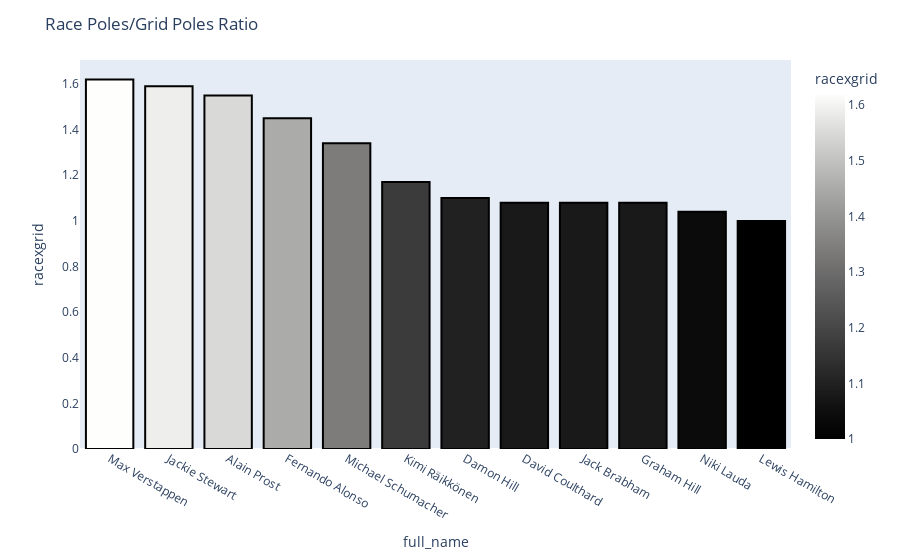

The notebook cell saved with this chart:
### Code cell
df = racexpole.head(12)
fig = px.bar(df, x='full_name', y='racexgrid',
         hover_data=['race poles','grid poles'], color='racexgrid',
        height=400,color_continuous_scale= 'gray')
fig.update_layout(
    title="Race Poles/Grid Poles Ratio")
fig.update_traces(textfont_size=20,
              marker=dict(line=dict(color='#000000', width=2)))
fig.update_xaxes(showgrid=False)
fig.update_yaxes(showgrid=False)

### Figure 1 — Plotly figure (JSON) as saved in the notebook; plotly's stock layout.template omitted (floating-point values rounded to 4 significant figures)
{"data": [{"alignmentgroup": "True", "customdata": [[26, 16], [27, 17], [51, 33], [32, 22], [91, 68], [21, 18], [22, 20], [13, 12], [14, 13], [14, 13], [25, 24], [103, 103]], "hovertemplate": "full_name=%{x}<br>racexgrid=%{marker.color}<br>race poles=%{customdata[0]}<br>grid poles=%{customdata[1]}<extra></extra>", "legendgroup": "", "marker": {"color": [1.62, 1.59, 1.55, 1.45, 1.34, 1.17, 1.1, 1.08, 1.08, 1.08, 1.04, 1], "coloraxis": "coloraxis", "line": {"color": "#000000", "width": 2}, "pattern": {"shape": ""}}, "name": "", "offsetgroup": "", "orientation": "v", "showlegend": false, "textfont": {"size": 20}, "textposition": "auto", "type": "bar", "x": ["Max Verstappen", "Jackie Stewart", "Alain Prost", "Fernando Alonso", "Michael Schumacher", "Kimi Räikkönen", "Damon Hill", "David Coulthard", "Jack Brabham", "Graham Hill", "Niki Lauda", "Lewis Hamilton"], "xaxis": "x", "y": [1.62, 1.59, 1.55, 1.45, 1.34, 1.17, 1.1, 1.08, 1.08, 1.08, 1.04, 1], "yaxis": "y"}], "layout": {"autosize": true, "barmode": "relative", "coloraxis": {"colorbar": {"title": {"text": "racexgrid"}}, "colorscale": [[0, "rgb(0, 0, 0)"], [0.09091, "rgb(16, 16, 16)"], [0.1818, "rgb(38, 38, 38)"], [0.2727, "rgb(59, 59, 59)"], [0.3636, "rgb(81, 80, 80)"], [0.4545, "rgb(102, 101, 101)"], [0.5455, "rgb(124, 123, 122)"], [0.6364, "rgb(146, 146, 145)"], [0.7273, "rgb(171, 171, 170)"], [0.8182, "rgb(197, 197, 195)"], [0.9091, "rgb(224, 224, 223)"], [1, "rgb(254, 254, 253)"]]}, "legend": {"tracegroupgap": 0}, "margin": {"t": 60}, "title": {"text": "Race Poles/Grid Poles Ratio"}, "xaxis": {"anchor": "y", "autorange": true, "domain": [0, 1], "range": [-0.5, 11.5], "showgrid": false, "title": {"text": "full_name"}, "type": "category"}, "yaxis": {"anchor": "x", "autorange": true, "domain": [0, 1], "range": [0, 1.705], "showgrid": false, "title": {"text": "racexgrid"}, "type": "linear"}}}
